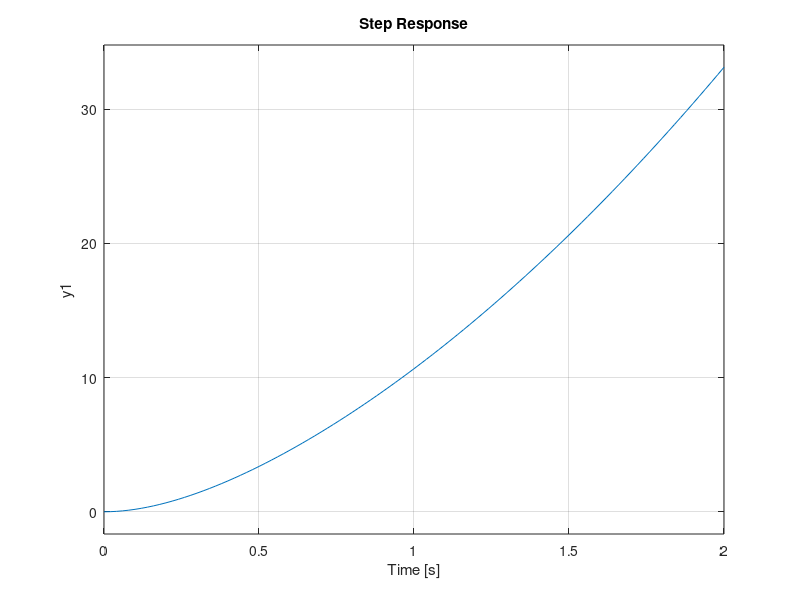
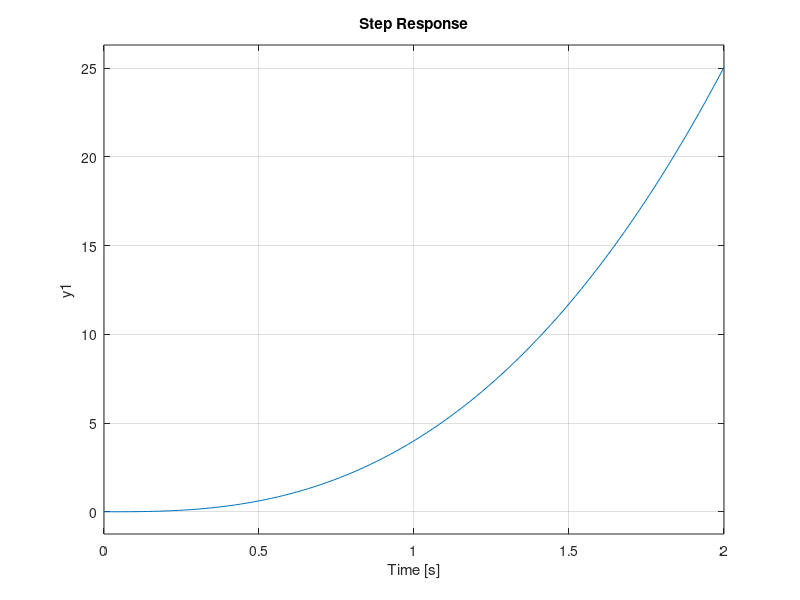
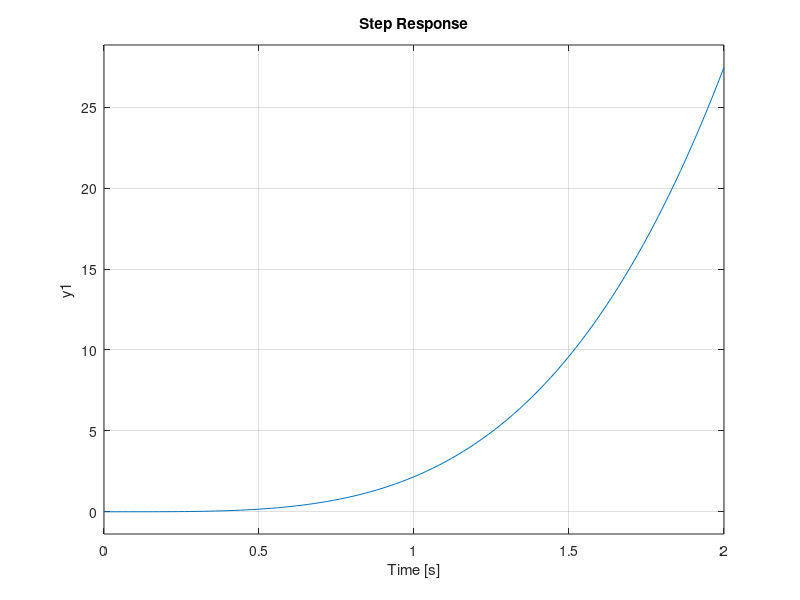

Here is the MATLAB script that generated these plots, in order:
close all; clear; clc;
zeta = -log(0.2)/(sqrt(pi^2 + log(0.2)^2))
PM = atan((2*zeta)/(sqrt(-2*zeta^2+sqrt(1+4*zeta^4))))
angle = PM/pi*180
H = tf([5],[1 150 5000 0])
bode(H)
hold on
h = tf([151000],[1 150 5000 0])
bode(h)


% H = tf([151000],[1 150 5000 0])
% bode(H)

% h = H/(1+H)
% step(h)
% hold on
% grid on 
% plot(linspace(0,0.35),linspace(1,1),'LineStyle','--','Color','black');

%PART 2
close all; clear; clc;
H = tf([40 40],[1 4 0 0])
step(H) %odozva na skok
print('hw0305','-depsc')
H1 = tf([40 40],[1 4 0 0 0])
step(H1) %odozva na rampu
print('hw0306','-depsc')
H2 = tf([80 80],[1 4 0 0 0 0])
step(H2) %odozva na parabolu
print('hw0307','-depsc')


